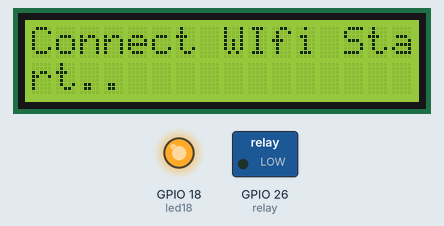
Bench run of a program on a simulated ESP32 board running MicroPython. On the bench: 16×2 character LCD, switched loads named in the program (green lamp = pin HIGH), output pins drawn as LEDs (lit = HIGH). WiFi joins after 1.5 s; one TCP client connects 1 s after the port opens and stays connected; library files of the repository ran but are not shown: mylib_i2c_lcd.py; what the program prints to the serial console is not drawn.

Above: at 1.2 s.
At 4.7 s:
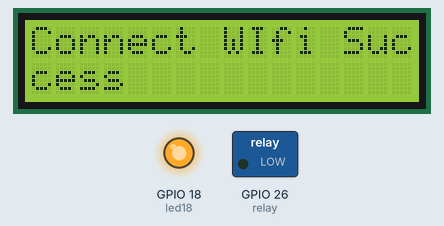

Measured:
- what the display in image 0 shows lasts 3.5 s, from 1.1 s to 4.6 s

The program:

ep12.py
```python
import sys
sys.path.append("/libs")
from machine import Pin
from mylib_main import Mylibs
#import mylib_main
import time
import _thread

global led_status
global lcd
global mylib

#wifi_cfg = { 'ssid': "Home Bas_2.4G", 'pwd': "S@msak8192" }


mylib = Mylibs
led_status = 'OFF'
# LED
led18 = Pin(18, Pin.OUT)
led18.on()

relay = Pin(26, Pin.OUT)
relay.off()

def init_app():
    global lcd
    global mylib

    lcd = mylib.led_connect()
    lcd.clear()
    lcd.putstr('Connect WIfi Start..')
    mylib.wifi_connect()
    time.sleep(2)
    lcd.clear()
    lcd.putstr('Connect WIfi Success')

def led_play(action,status,socket_client):
    global mylib
    global led_status
    global lcd
    html_on = mylib.read_file_to_text('/html/led_on.txt')
    html_off = mylib.read_file_to_text('/html/led_off.txt')

    #print('status : ',status)
    if status == 'ON' :
        print('Turn ON')
        if socket_client != None:
            socket_client.send(html_on)
            socket_client.close()
        relay.on()
        lcd.clear()
        lcd.putstr('Turn ON : ' + action)
        led_status = 'ON'
    elif status == 'OFF' :
        print('Turn OFF')
        if socket_client != None:
            socket_client.send(html_off)
            socket_client.close()
        relay.off()
        lcd.clear()
        lcd.putstr('Turn OFF : ' + action)
        led_status = 'OFF'

def runserver():
    global mylib
    global led_status
    s = mylib.socket_connect('',80)
    while True :
        print('>>>>>>>>>>>>>>>>>>>>>>>>>>>>>>>>>>>>>>>>>>>>>>>>>')
        socket_data , socket_client = mylib.socket_get_data(s)
        try:
            check = socket_data.split()[1].replace('/','').replace('?','')
            print('CHECK:',check)
            if check != 'LED=ON' or check != 'LED=OFF':
                led_value = check.split('=')[1]
                led_play('Manual',led_value,socket_client)
            else:
                if led_status != '' :
                   led_play('Manual',led_status,socket_client)
        except :
            pass

def loop_led():
    global mylib
    global led_status
    global lcd
    time.sleep(5)
    led_name = 'LED'
    for i in range(100):
        led_status = 'ON'
        led_play('Auto',led_status,None)

        time.sleep(30)
        led_status = 'OFF'
        led_play('Auto',led_status,None)
        time.sleep(30)

init_app()
#loop_led()
runserver()
#_thread.start_new_thread(runserver,())
#_thread.start_new_thread(loop_led,())
```

mylib_main.py
```python
import sys
sys.path.append("/libs")
from machine import Pin,SoftI2C
from mylib_i2c_lcd import I2cLcd
import mylib_wifi
import mylib_file
import mylib_socket
import ubinascii
import time

class Mylibs:
    wifi_cfg = { 'ssid': "Home Bas_2.4G", 'pwd': "S@msak8192" } # Specify the SSID and password of your WiFi network
    def __init__(self):
        #self.wifi_cfg = wifi_cfg
        print('ini')

    def socket_connect(host,port):
        socket = mylib_socket.open_socket(host,port)
        return socket

    def socket_get_data(socket):
        socket_client , socket_addr = socket.accept()
        print('Connection from : ',socket_addr)
        socket_data = socket_client.recv(1024).decode('utf-8')
        #print([socket_data])
        return socket_data , socket_client

    def wifi_connect():
        #####################
        WIFI_CFG = { 'ssid': "Home Bas_2.4G", 'pwd': "S@msak8192" } # Specify the SSID and password of your WiFi network
        #####################
        wifi_connect = mylib_wifi.connect_wifi( WIFI_CFG , 30 ) # try to connect the network
        if wifi_connect is None:
            print( 'WiFi connection failed' )
        else:
            ipaddr, netmask, gateway, dns = wifi_connect.ifconfig()
            mac = wifi_connect.config('mac')      # get the interface's MAC address
            macaddr = ubinascii.hexlify(mac,':').decode() #decode MAC address
            print("============================")
            print("IP address  :", ipaddr)
            print("Net mask    :", netmask)
            print("Gateway     :", gateway)
            print("DNS server  :", dns)
            print("Mac address :", macaddr)
            print("----------------------------")

    def led_connect():
        # DEFINE LCD
        i2c = SoftI2C(scl=Pin(22),sda=Pin(21),freq=100000)
        #print(i2c.scan()) #Return Number of Address
        #print('Address :' , hex(i2c.scan()[0])) #Convert Address to Hex
        lcd = I2cLcd(i2c, 0x27, 2, 16)
        time.sleep(1)
        lcd.clear()
        return lcd

    def read_file_to_text(file_name):
        return mylib_file.read_file(file_name)
```

mylib_wifi.py
```python
import network
import time
#####################

#####################
def connect_wifi( wifi_cfg, max_retries=10 ):
    wifi_sta = network.WLAN( network.STA_IF ) # use WiFi in station mode (not AP)
    if not wifi_sta.isconnected():
        wifi_sta.active(True)                     # activate the WiFi interface (up)
        wifi_sta.connect( wifi_cfg['ssid'], wifi_cfg['pwd'] ) # connect to the specified WiFi AP
        retries = 0
        while not wifi_sta.isconnected():
            retries = retries + 1
            if retries >= max_retries:
                return None
            time.sleep_ms(500)
    return wifi_sta

'''
--Example Call WIFI
import mylib_wifi
import ubinascii
#####################
WIFI_CFG = { 'ssid': "Home Bas_2.4G", 'pwd': "S@msak8192" } # Specify the SSID and password of your WiFi network
#####################

wifi_connect = mylib_wifi.connect_wifi( WIFI_CFG , 30 ) # try to connect the network
if wifi_connect is None:
    print( 'WiFi connection failed' )
else:
    ipaddr, netmask, gateway, dns = wifi_connect.ifconfig()
    mac = wifi_connect.config('mac')      # get the interface's MAC address
    macaddr = ubinascii.hexlify(mac,':').decode() #decode MAC address
    print("============================")
    print("IP address  :", ipaddr)
    print("Net mask    :", netmask)
    print("Gateway     :", gateway)
    print("DNS server  :", dns)
    print("Mac address :", macaddr)
    print("----------------------------")
'''        
```

mylib_file.py
```python
def read_file(file_name):
    f = open(file_name, "r")
    str = ''
    while(True):
        #read next line
        line = f.readline()
        #if line is empty, you are done with all lines in the file
        if not line:
            break
        #you can access the line
        #print(line.strip())
        str = str + line.strip()
    #close file
    f.close
    return str
```

mylib_socket.py
```python
import socket

def open_socket(host,port):
    s = socket.socket(socket.AF_INET ,socket.SOCK_STREAM) #TPC/IP , UDP
    #host = ''
    #port = 80
    s.bind((host,port))
    s.listen(1)
    return s

'''
s.bind() : ที่อยู่ผูก (โฮสต์พอร์ต) เพื่อซ็อกเก็ตที่ AF_INET ในรูปแบบของ tuple (โฮสต์พอร์ต) ระบุที่อยู่
s.listen() : เริ่ม TCP ฟัง ค้างที่ระบุไว้ก่อนที่จะปฏิเสธการเชื่อมต่อระบบปฏิบัติการที่สามารถระงับจำนวนสูงสุดของการเชื่อมต่อ ค่านี้เป็นอย่างน้อย 1 ใช้งานมากที่สุดที่สามารถตั้งค่า 5
s.accept() : ยอมรับ passive ของการเชื่อมต่อลูกค้า TCP (ปิดกั้น) รอการมาถึงของ
ซ็อกเก็ตไคลเอนต์
s.connect() : การเชื่อมต่อเซิร์ฟเวอร์การเริ่มต้นใช้งาน TCP socket.error อยู่ทั่วไปของรูปแบบของสิ่งอันดับ (ชื่อโฮสต์พอร์ต) ว่าข้อผิดพลาดการเชื่อมต่อข้อผิดพลาดจะถูกส่งกลับ
s.connect_ex() : เชื่อมต่อ () รุ่นที่ขยายจากฟังก์ชั่นส่งกลับรหัสข้อผิดพลาดเมื่อมีข้อผิดพลาดแทนการขว้างปาข้อยกเว้น
ฟังก์ชั่นซ็อกเก็ตวัตถุประสงค์สาธารณะ
s.recv() : รับข้อมูล TCP ข้อมูลที่ถูกส่งกลับเป็นสตริงระบุจำนวนเงินสูงสุดของข้อมูลที่จะได้รับ bufsize ให้ข้อมูลเพิ่มเติมเกี่ยวกับธงข้อความสามารถมักจะถูกละเลย
s.send() : ส่งข้อมูล TCP ส่งสตริงข้อมูลเพื่อการเชื่อมต่อซ็อกเก็ต ค่าตอบแทนเป็นจำนวนไบต์ที่จะส่งตัวเลขนี้อาจจะน้อยกว่าสตริงไบต์
s.sendall() : ข้อมูล TCP ส่งเสร็จสมบูรณ์แล้วส่งข้อมูล TCP สมบูรณ์ มันจะส่งสตริงข้อมูลเพื่อการเชื่อมต่อซ็อกเก็ต แต่ก่อนที่จะกลับจะพยายามที่จะส่งข้อมูลทั้งหมด กลับประสบความสำเร็จไม่มีข้อยกเว้นความล้มเหลวที่จะถูกโยนทิ้ง
s.recvform() : ได้รับข้อมูล UDP () คล้ายกับ recv แต่ค่าตอบแทนเป็น (ข้อมูลที่อยู่) ประเด็นข้อมูลที่เป็นสตริงที่มีข้อมูลที่ได้รับข้อมูลที่อยู่จะถูกส่งไปอยู่ซ็อกเก็ต
s.sendto() : ส่งข้อมูล UDP, ส่งข้อมูลไปยังซ็อกเก็ตที่อยู่ในรูปแบบของ (ipaddr พอร์ต) tuple ที่ระบุที่อยู่ห่างไกล ค่าตอบแทนเป็นจำนวนไบต์ที่ส่ง
s.close() : ปิดซ็อกเก็ต
s.getpeername() : ผลตอบแทนที่อยู่ระยะไกลเชื่อมต่อซ็อกเก็ต ค่าตอบแทนมักจะ tuple A (ipaddr พอร์ต)
s.getsockname() : ผลตอบแทนที่ได้อยู่เองซ็อกเก็ตของ มักจะเป็น tuple (ipaddr พอร์ต)
s.setsockopt(ระดับ optName ค่า) : กำหนดค่าของตัวเลือกซ็อกเก็ตที่กำหนด
s.getsockopt(ระดับ optName [.buflen]) : ค่าตอบแทนของตัวเลือกซ็อกเก็ต
s.settimeout(หมดเวลา) : ชุดซ็อกเก็ตเป็นเวลาการทำงานหมดเวลาหมดเวลาเป็นจำนวนจุดลอยตัวในไม่กี่วินาที ไม่มีค่าบ่งชี้ระยะเวลาที่ไม่มีเวลาออก โดยทั่วไปแล้วระยะเวลาการหมดเวลาก็ควรจะสร้างชุดซ็อกเก็ตเพราะพวกเขาอาจจะใช้ในการดำเนินการเชื่อมต่อ (เช่นการเชื่อมต่อ ())
s.gettimeout() : ส่งกลับค่าของระยะเวลาการหมดเวลาปัจจุบันในไม่กี่วินาทีถ้ามีระยะเวลาการหมดเวลาไม่มีการกำหนดผลตอบแทนไม่
s.fileno() : ผลตอบแทนที่ได้อธิบายไฟล์ซ็อกเก็ต
s.setblocking(ธง) : ถ้าธงเป็น 0 ซ็อกเก็ตที่ถูกกำหนดเป็นโหมดที่ไม่ใช่การปิดกั้นมิฉะนั้นซ็อกเก็ตไปยังโหมดการปิดกั้น (ค่าเริ่มต้น) โหมด non-blocking ถ้าคุณโทร recv () ไม่พบข้อมูลใด ๆ หรือส่งโทร () ไม่สามารถส่งข้อมูลได้ทันทีก็จะทำให้เกิดข้อยกเว้น socket.error
s.makefile() : สร้างเอกสารที่เกี่ยวข้องในการเชื่อมต่อกับซ็อกเก็ต
'''
```
